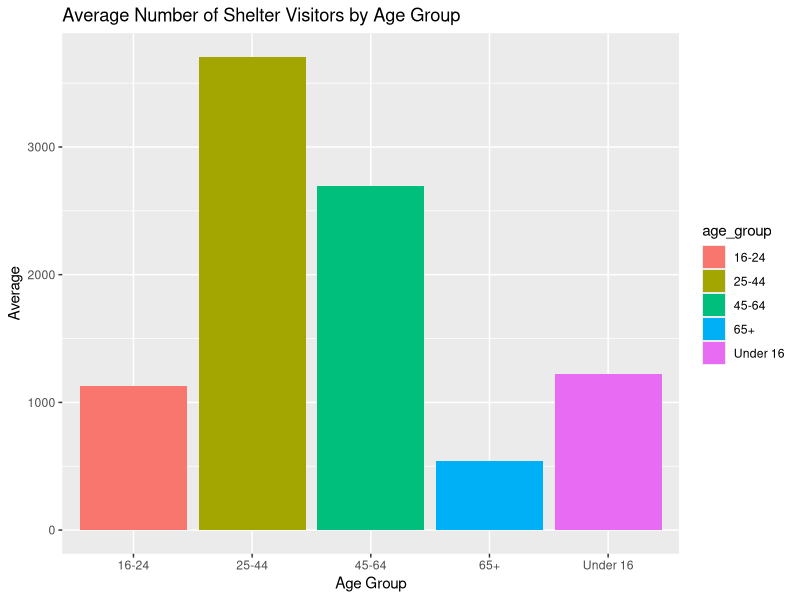
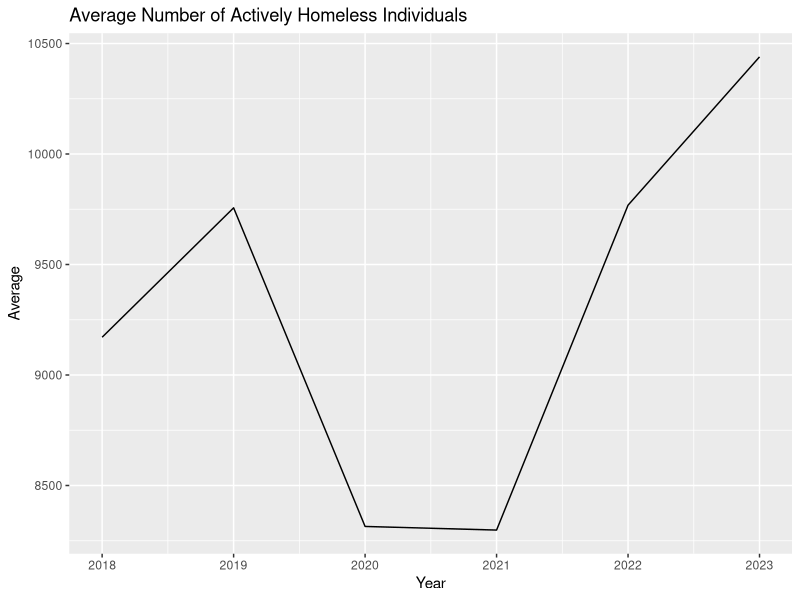
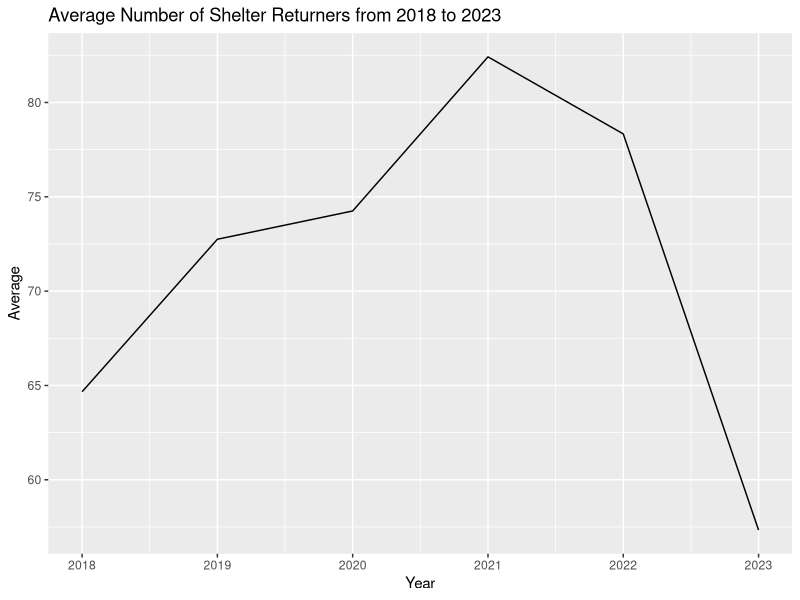
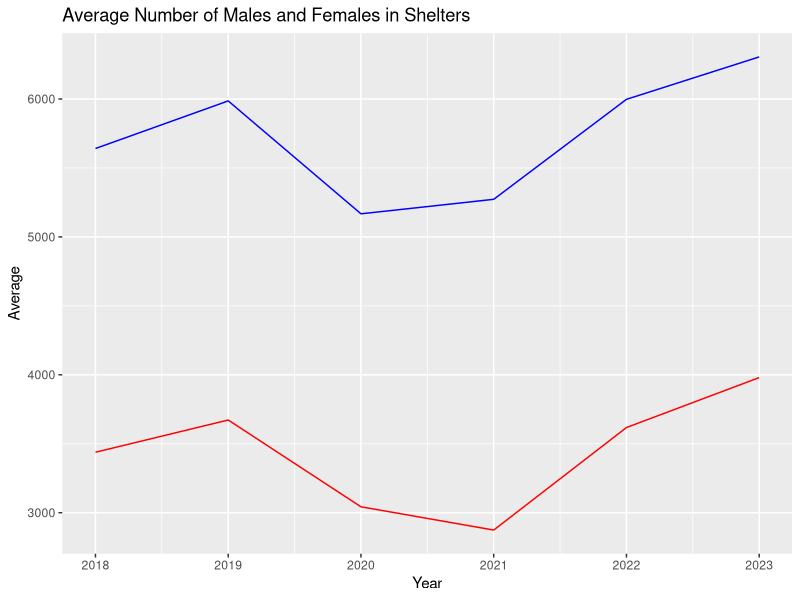

Source code (R) for these figures, in order:
## ---- chunk 1
#| include: false
#| warning: false
#| message: false

library(tidyverse)
## ---- chunk 2
#| echo: false
#| warning: false
#| message: false

#### Workspace set-up ####
library("tidyverse")
library("here")
library("knitr")

# Read in the cleaned data
cleaned_toronto_shelters_data <-
  read_csv(
    file = here("outputs/data/cleaned_toronto_shelters_data.csv"),
    show_col_types = FALSE
  )

## ---- chunk 3
#| label: tbl-sampledata
#| tbl-cap: "Sample set of Toronto shelter system data from 2018 to 2023"
#| echo: false

cleaned_toronto_shelters_data |>
  slice(1:14) |>
  kable(col.names = c("Date", "Population Group", "Returned from Housing", "New to Shelter", "Actively Homeless", "Age Under 16", "Age 16-24","Age 25-44", "Age 45-64", "Age 65+", "Males", "Females"))
## ---- chunk 4
#| label: fig-agegroupavg
#| fig-cap: "The average of all shelter visitors in each age group over 6 years from 2018 to 2023"
#| echo: false
#| warning: false
#| message: false

age_group_data <-  cleaned_toronto_shelters_data|>
    filter(population_group == "All Population") |>
  summarise(
    # Divide by (6*12) since it is 6 years (2018-2023) with 12 months each
    "Under 16" = sum(age_under16, na.rm = TRUE)/(6*12), 
    "16-24" = sum(age_16_24, na.rm = TRUE)/(6*12),  
    "25-44" = sum(age_25_44, na.rm = TRUE)/(6*12),   
    "45-64" = sum(age_45_64, na.rm = TRUE)/(6*12), 
    "65+" = sum(age_65over, na.rm = TRUE)/(6*12)
  ) |>
  pivot_longer(cols = everything(), names_to = "age_group", values_to = "average")

# Create the bar graph
ggplot(age_group_data, aes(x = age_group, y = average, fill = age_group)) +
  geom_bar(stat = "identity") +
  labs(title = "Average Number of Shelter Visitors by Age Group",
       x = "Age Group",
       y = "Average")
## ---- chunk 5
#| label: fig-activelyhomeless
#| fig-cap: "The average number of actively homeless people from 2018 to 2023"
#| echo: false
#| warning: false
#| message: false

avgs_actively_homeless <- rep(NA, times=6) # 6 years (2018 to 2023)
year = 18
for (i in 1:6){
  each_year_actively_homeless <- cleaned_toronto_shelters_data |>
    filter(population_group == "All Population", substring(date, 5, 6) == as.character(year)) |>
    select(actively_homeless)

  avgs_actively_homeless[i] <- sum(each_year_actively_homeless)/12 # 12 months in a year
  
  year = year + 1
}

avgs_actively_homeless_data <-
  tibble(
    date = 2018:2023,
    avg = avgs_actively_homeless
  )

ggplot(avgs_actively_homeless_data, aes(x = date, y = avg, fill = date)) +
  geom_line(stat = "identity") +
  labs(title = "Average Number of Actively Homeless Individuals",
       x = "Year",
       y = "Average")
## ---- chunk 6
#| label: fig-returnedfromhousingavg
#| fig-cap: "The average of number of visitors who returned to shelters from 2018 to 2023"
#| echo: false
#| warning: false
#| message: false

avgs_returned <- rep(NA, times=6) # 6 years (2018 to 2023)
year = 18
for (i in 1:6){
  each_returned_from_housing <- cleaned_toronto_shelters_data |>
    filter(population_group == "All Population", substring(date, 5, 6) == as.character(year)) |>
    select(returned_from_housing)

  avgs_returned[i] <- sum(each_returned_from_housing)/12 # 12 months in a year
  
  year = year + 1
}

avgs_returned_data <-
  tibble(
    date = 2018:2023,
    avg = avgs_returned
  )

ggplot(avgs_returned_data, aes(x = date, y = avg, fill = date)) +
  geom_line(stat = "identity") +
  labs(title = "Average Number of Shelter Returners from 2018 to 2023",
       x = "Year",
       y = "Average")
## ---- chunk 7
#| label: fig-malefemale
#| fig-cap: "The average of male and female shelter visitors from 2018 to 2023"
#| echo: false
#| warning: false
#| message: false

avgs_male <- rep(NA, times=6) # 6 years (2018 to 2023)
avgs_female <- rep(NA, times=6)
year = 18
for (i in 1:6){
  each_year_male <- cleaned_toronto_shelters_data |>
    filter(population_group == "All Population", substring(date, 5, 6) == as.character(year)) |>
    select(gender_male)
  
  each_year_female <- cleaned_toronto_shelters_data |>
    filter(population_group == "All Population", substring(date, 5, 6) == as.character(year)) |>
    select(gender_female)

  avgs_male[i] <- sum(each_year_male)/12 # 12 months in a year
  avgs_female[i] <- sum(each_year_female)/12
  
  year = year + 1
}

avgs_gender_data <-
  tibble(
    date = 2018:2023,
    avg_males = avgs_male,
    avg_females = avgs_female
  )

ggplot(avgs_gender_data, aes(x=date)) +
  geom_line(aes(y = avg_males), color="blue") +
  geom_line(aes(y = avg_females), color="red")+
  labs(title = "Average Number of Males and Females in Shelters",
       x = "Year",
       y = "Average")
